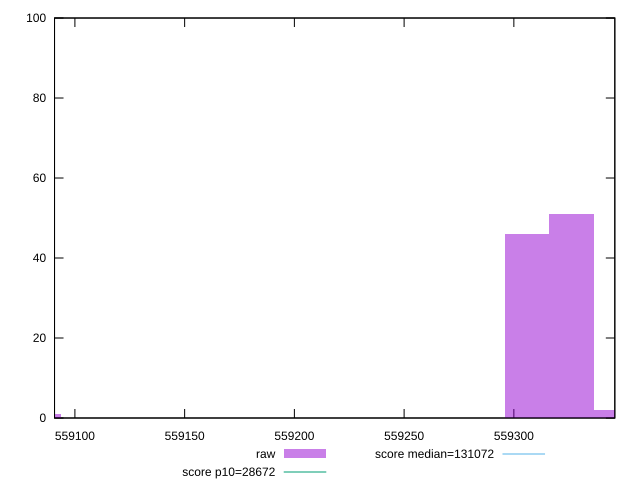

Write the gnuplot code that produced this figure.
reset

$raw <<EOF
559083.6418298205 1
559326.2908841065 51
559306.0701295828 46
559346.5116386304 2
EOF

set key outside below
set boxwidth 20.220754523846086
set xrange [559090.7185985723:559346.0052173185]
set yrange [0:100]
set trange [0:100]
set style fill transparent solid 0.5 noborder

set parametric
set terminal svg size 640, 490 enhanced background rgb 'white'
set output "reprap/uses-long-cache-ttl/samples/pages+cached/raw/histogram.svg"

plot $raw title "raw" with boxes, \
     28672,t title "score p10=28672", \
     131072,t title "score median=131072"

reset
